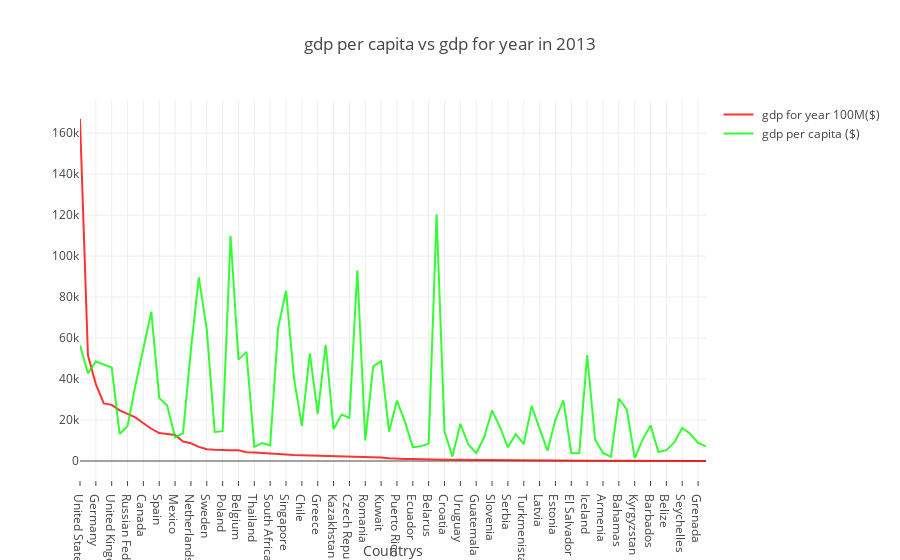

This figure's notebook cell:
### Code cell
#Gdp for year and gpd per capita ratios of countries in 2013 
data2013 = dataset[dataset.year == 2013]
data2013 = data2013.loc[:,["country"," gdp_for_year ($) ","gdp_per_capita ($)"]]
gdp = list()
for i in range(len(data2013[" gdp_for_year ($) "])):
    gdp.append(data2013[" gdp_for_year ($) "].iloc[i].replace(",",""))
    gdp[i] = gdp[i][:-8]
data2013[" gdp_for_year ($) "] = gdp
data2013[" gdp_for_year ($) "] = data2013[" gdp_for_year ($) "].astype(int)
data2013 = data2013.groupby("country").mean()
new_index = (data2013[" gdp_for_year ($) "].sort_values(ascending = False)).index.values
data2013 = data2013.reindex(new_index)
trace1 = go.Scatter(x = data2013.index,
                    y = data2013[" gdp_for_year ($) "],
                    mode = "lines",
                    name = " gdp for year 100M($) ",
                    marker = dict(color ="rgba(255,0,0,0.8)"),
                    text = data2013.index)
trace2 = go.Scatter(x = data2013.index,
                    y = data2013["gdp_per_capita ($)"],
                    mode = "lines",
                    name = " gdp per capita ($) ",
                    marker = dict(color ="rgba(0,255,0,0.8)"),
                    text = data2013.index)
data = [trace1,trace2]
layout = dict(title = "gdp per capita vs gdp for year in 2013",
              xaxis = dict(title = "Countrys",ticklen = 5,zeroline = True))
fig = dict(data = data, layout = layout)
iplot(fig)

### Figure 1 — Plotly figure (JSON) as saved in the notebook; plotly's stock layout.template omitted (floating-point values rounded to 4 significant figures)
{"data": [{"marker": {"color": "rgba(255,0,0,0.8)"}, "mode": "lines", "name": " gdp for year 100M($) ", "text": ["United States", "Japan", "Germany", "France", "United Kingdom", "Brazil", "Russian Federation", "Italy", "Canada", "Australia", "Spain", "Republic of Korea", "Mexico", "Turkey", "Netherlands", "Switzerland", "Sweden", "Argentina", "Poland", "Norway", "Belgium", "Austria", "Thailand", "Colombia", "South Africa", "Denmark", "Singapore", "Israel", "Chile", "Finland", "Greece", "Ireland", "Kazakhstan", "Portugal", "Czech Republic", "Qatar", "Romania", "New Zealand", "Kuwait", "Hungary", "Puerto Rico", "Slovakia", "Ecuador", "Cuba", "Belarus", "Luxembourg", "Croatia", "Uzbekistan", "Uruguay", "Bulgaria", "Guatemala", "Costa Rica", "Slovenia", "Lithuania", "Serbia", "Panama", "Turkmenistan", "Bahrain", "Latvia", "Paraguay", "Estonia", "Cyprus", "El Salvador", "Georgia", "Iceland", "Mauritius", "Armenia", "Nicaragua", "Bahamas", "Malta", "Kyrgyzstan", "Suriname", "Barbados", "Guyana", "Belize", "Saint Lucia", "Seychelles", "Antigua and Barbuda", "Grenada", "Saint Vincent and Grenadines"], "type": "scatter", "uid": "ca94e463-2b4e-440f-b200-cb7fbb46cdd5", "x": ["United States", "Japan", "Germany", "France", "United Kingdom", "Brazil", "Russian Federation", "Italy", "Canada", "Australia", "Spain", "Republic of Korea", "Mexico", "Turkey", "Netherlands", "Switzerland", "Sweden", "Argentina", "Poland", "Norway", "Belgium", "Austria", "Thailand", "Colombia", "South Africa", "Denmark", "Singapore", "Israel", "Chile", "Finland", "Greece", "Ireland", "Kazakhstan", "Portugal", "Czech Republic", "Qatar", "Romania", "New Zealand", "Kuwait", "Hungary", "Puerto Rico", "Slovakia", "Ecuador", "Cuba", "Belarus", "Luxembourg", "Croatia", "Uzbekistan", "Uruguay", "Bulgaria", "Guatemala", "Costa Rica", "Slovenia", "Lithuania", "Serbia", "Panama", "Turkmenistan", "Bahrain", "Latvia", "Paraguay", "Estonia", "Cyprus", "El Salvador", "Georgia", "Iceland", "Mauritius", "Armenia", "Nicaragua", "Bahamas", "Malta", "Kyrgyzstan", "Suriname", "Barbados", "Guyana", "Belize", "Saint Lucia", "Seychelles", "Antigua and Barbuda", "Grenada", "Saint Vincent and Grenadines"], "y": [166915, 51557, 37525, 28110, 27398, 24728, 22971, 21304, 18426, 15736, 13618, 13056, 12744, 9505, 8666, 6885, 5787, 5520, 5242, 5235, 5209, 4300, 4203, 3801, 3668, 3435, 3044, 2924, 2783, 2699, 2398, 2393, 2366, 2260, 2094, 1987, 1915, 1907, 1741, 1352, 1024, 984, 951, 771, 755, 617, 580, 576, 575, 557, 538, 497, 481, 464, 455, 455, 391, 325, 302, 289, 251, 240, 219, 161, 155, 121, 111, 109, 106, 101, 73, 51, 46, 29, 16, 14, 13, 11, 8, 7]}, {"marker": {"color": "rgba(0,255,0,0.8)"}, "mode": "lines", "name": " gdp per capita ($) ", "text": ["United States", "Japan", "Germany", "France", "United Kingdom", "Brazil", "Russian Federation", "Italy", "Canada", "Australia", "Spain", "Republic of Korea", "Mexico", "Turkey", "Netherlands", "Switzerland", "Sweden", "Argentina", "Poland", "Norway", "Belgium", "Austria", "Thailand", "Colombia", "South Africa", "Denmark", "Singapore", "Israel", "Chile", "Finland", "Greece", "Ireland", "Kazakhstan", "Portugal", "Czech Republic", "Qatar", "Romania", "New Zealand", "Kuwait", "Hungary", "Puerto Rico", "Slovakia", "Ecuador", "Cuba", "Belarus", "Luxembourg", "Croatia", "Uzbekistan", "Uruguay", "Bulgaria", "Guatemala", "Costa Rica", "Slovenia", "Lithuania", "Serbia", "Panama", "Turkmenistan", "Bahrain", "Latvia", "Paraguay", "Estonia", "Cyprus", "El Salvador", "Georgia", "Iceland", "Mauritius", "Armenia", "Nicaragua", "Bahamas", "Malta", "Kyrgyzstan", "Suriname", "Barbados", "Guyana", "Belize", "Saint Lucia", "Seychelles", "Antigua and Barbuda", "Grenada", "Saint Vincent and Grenadines"], "type": "scatter", "uid": "c49fc8a9-6ce7-48cc-a47c-49456ce0a835", "x": ["United States", "Japan", "Germany", "France", "United Kingdom", "Brazil", "Russian Federation", "Italy", "Canada", "Australia", "Spain", "Republic of Korea", "Mexico", "Turkey", "Netherlands", "Switzerland", "Sweden", "Argentina", "Poland", "Norway", "Belgium", "Austria", "Thailand", "Colombia", "South Africa", "Denmark", "Singapore", "Israel", "Chile", "Finland", "Greece", "Ireland", "Kazakhstan", "Portugal", "Czech Republic", "Qatar", "Romania", "New Zealand", "Kuwait", "Hungary", "Puerto Rico", "Slovakia", "Ecuador", "Cuba", "Belarus", "Luxembourg", "Croatia", "Uzbekistan", "Uruguay", "Bulgaria", "Guatemala", "Costa Rica", "Slovenia", "Lithuania", "Serbia", "Panama", "Turkmenistan", "Bahrain", "Latvia", "Paraguay", "Estonia", "Cyprus", "El Salvador", "Georgia", "Iceland", "Mauritius", "Armenia", "Nicaragua", "Bahamas", "Malta", "Kyrgyzstan", "Suriname", "Barbados", "Guyana", "Belize", "Saint Lucia", "Seychelles", "Antigua and Barbuda", "Grenada", "Saint Vincent and Grenadines"], "y": [56520, 42781, 48563, 46922, 45594, 13191, 17052, 37050, 55310, 72856, 30792, 27060, 11478, 13603, 54510, 89634, 64133, 14206, 14552, 109804, 49489, 53229, 6917, 8731, 7612, 64831, 83151, 40477, 17140, 52572, 22994, 56628, 15552, 22641, 21073, 93066, 10080, 46198, 48729, 14333, 29510, 19226, 6769, 7148, 8477, 120423, 14362, 2150, 18179, 8057, 3947, 11443, 24697, 16538, 6662, 13189, 8255, 26793, 15820, 5006, 20221, 29624, 3885, 3850, 51749, 10572, 3957, 2062, 30455, 25191, 1463, 10451, 17395, 4372, 5272, 9041, 16090, 13287, 8789, 7183]}], "layout": {"title": {"text": "gdp per capita vs gdp for year in 2013"}, "xaxis": {"ticklen": 5, "title": {"text": "Countrys"}, "zeroline": true}}}
